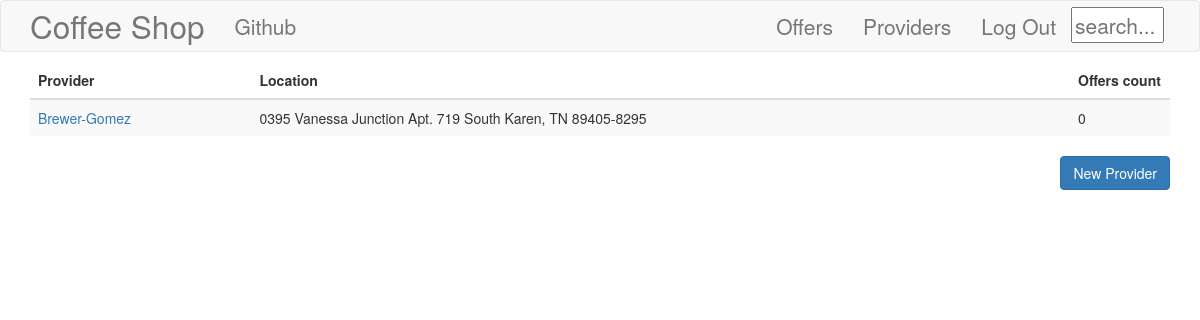
Before: /products/providers/ (signed in) with the older database file.
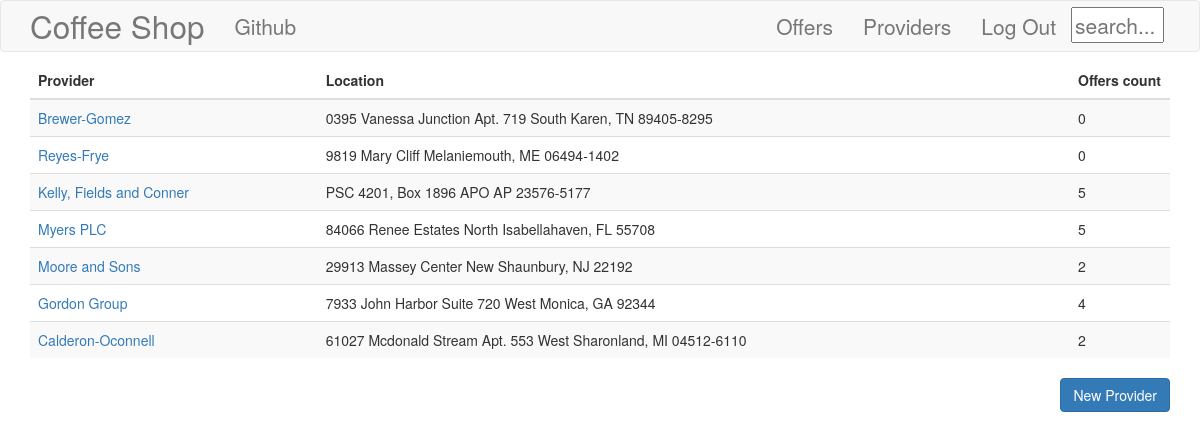
After: the same page with the newer database file.
### products/models.py (models this page shows, shortened)
class Provider(models.Model):
    name = models.CharField(max_length=120, null=False)
    description = models.TextField(max_length=500, null=True)
    location = models.CharField(max_length=100, null=False)
    def offer(self):
        return self.products

### products/views.py (the view)
# urls.py: path('providers/', views.ProviderListView.as_view(), name='provider_list'),
class ProviderListView(ListView):
    model = Provider
    queryset = Provider.objects.all()

### products/templates/products/provider_list.html (shortened to what this page needs)
{% extends 'products_base.html' %}
{% block body_block %}
{% if user.is_authenticated %}
    <table class="table table-striped">
        <thead>
            <tr>
                <th>Provider</th>
                <th>Location</th>
                <th>Offers count</th>
            </tr>
        </thead>
        <tbody>
        {% for provider in provider_list %}
            <tr>
                <td><a href="{% url 'products:provider_detail' pk=provider.pk %}">{{ provider.name }}</a></td>
                <td>{{ provider.location }}</td>
                <td width="100">{{ provider.offer.count }}</td>
            </tr>
        {% endfor %}
        </tbody>
    </table>
    <a id=right href="{% url 'products:provider_create' %}"><button type="button" class="btn btn-primary">New Provider</button></a>
{% else %}
    <div class="jumbotron">
        <p class="producttitle">You must be logged in to access this page</p>
    </div>
{% endif %}
{% endblock %}

### products/templates/products/products_base.html
{% extends 'base.html' %}

### templates/base.html (shortened to what this page needs)
<!DOCTYPE html>
{% load staticfiles %}
<html>
    <head>
        <link rel="stylesheet" href="https://maxcdn.bootstrapcdn.com/bootstrap/3.3.7/css/bootstrap.min.css">
        <link rel="stylesheet" href="{% static 'css/base.css' %}">
        <link rel="stylesheet" href="//cdn.jsdelivr.net/npm/medium-editor@latest/dist/css/medium-editor.min.css" type="text/css" media="screen" charset="utf-8">
    </head>
    <body>
        <nav class="navbar navbar-default techfont custom-navbar">
            <div class="container">
                <ul class="nav navbar-nav">
                    <li><a class="navbar-brand bigbrand" href="{% url 'index' %}">Coffee Shop</a></li>
                    <li><a class="navbar-link" href="https://www.github.com/cssrumi" target="_blank">Github</a></li>
                </ul>
                <ul class="nav navbar-nav navbar-right">
                    {% if user.is_authenticated %}
                        <li><a href="{% url 'products:product_list' %}">Offers</a></li>
                        <li><a href="{% url 'products:provider_list' %}">Providers</a></li>
                        <li><a href="{% url 'logout' %}">Log Out</a></li>
                        <li><div class="customsearch">
                            <form method="get" action="{% url 'products:search' %}"><input id="search" name="q" value="{{ request.GET.q }}" placeholder="search..." size="5em"></form>
                        </div></li>
                    {% else %}
                        <li><a href="{% url 'login' %}"><span class="glyphicon glyphicon-user"></span></a></li>
                        <li><a href="{% url 'accounts:signup' %}"><button type="button" class="btn btn-primary">Sign up!</button></a></li>
                    {% endif %}
                </ul>
            </div>
        </nav>
        <div class="container">
            {% block body_block %}
            {% endblock %}
        </div>
    </body>
</html>

### static/css/base.css (style rules this page uses)
#right { float:right; }
.customsearch { margin-right: 1em; margin-top: .3em; }
.techfont { font-size: 1.5em; margin-bottom: 10px; }
.bigbrand { font-size: 1.5em; }

Changed rows visible on the page:
added Provider: name "Reyes-Frye", location "9819 Mary Cliff Melaniemouth, ME 06494-1402", offer.count "0"
added Provider: name "Kelly, Fields and Conner", location "PSC 4201, Box 1896 APO AP 23576-5177", offer.count "5"
added Provider: name "Myers PLC", location "84066 Renee Estates North Isabellahaven, FL 55708", offer.count "5"
added Provider: name "Moore and Sons", location "29913 Massey Center New Shaunbury, NJ 22192", offer.count "2"
added Provider: name "Gordon Group", location "7933 John Harbor Suite 720 West Monica, GA 92344", offer.count "4"
added Provider: name "Calderon-Oconnell", location "61027 Mcdonald Stream Apt. 553 West Sharonland, MI 04512-6110", offer.count "2"
